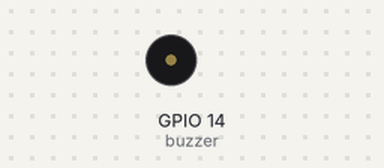
The sketch below on a simulated ESP8266 (NodeMCU). On the bench: buzzer (waves = sounding, pin HIGH).

Above: at 0.1 s.
Timing chart, 0 to 3.7 s (numbered marks = the images above):
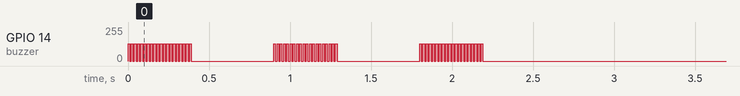

The sketch:

scream.ino
```cpp
int buzzer=14; //Buzzer control port, default 14

void setup() {
  pinMode(buzzer, OUTPUT);
  digitalWrite(buzzer, LOW);
  ringBell(3);
}

void loop() {
  // is emty :C
}

void ringBell (int rings) {
  for (int i = 0; i < rings; i++) {
    for(int i=0; i<20; i++) {
      analogWriteRange(2000);
      analogWrite(buzzer, 1024);
      delay(10);
      analogWrite(buzzer, 0);
      pinMode(buzzer, OUTPUT);
      digitalWrite(buzzer, LOW);
      delay(10);
    }
    delay(500);
  }
}
```
